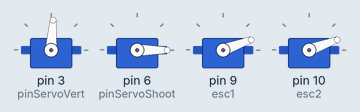
Simulated run of this sketch. Board: Arduino Uno, built with avr-gcc and run on an emulated ATmega328P. Shown: 4 × servo.

Above: at 3.05 s.
At 5.25 s:
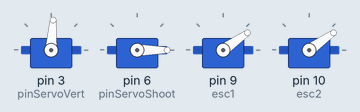
At 7.5 s:
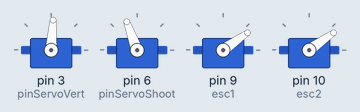
At 9.0 s:
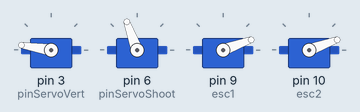
At 12.0 s:
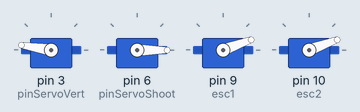
Timing chart, 0 to 14.7 s (numbered marks = the images above):
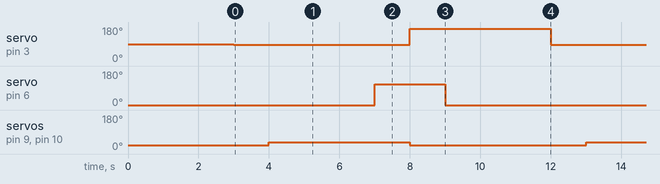

Measured:
- by itself, servo on pin 3 (pinServoVert): alternates 171° for 4.0 s and 86° for 5.0 s
- by itself, servo on pin 6 (pinServoShoot): alternates 110° for 2.0 s and 0° for 7.0 s
- by itself, servo on pin 9 (esc1), servo on pin 10 (esc2): alternates 35° for 4.0 s and 20° for 5.0 s

The sketch:

test_lanceur_arduino.ino
```cpp
#include <Servo.h>

//Constantes de la vitesse et de l'angle pour le lancer à effectuer selon la position
const double SPEED = 4.82;  // m/s
const double OFFSETSPEED = 0.0; // Ajustement de la vitesse provenant des algorithme -> en microSeconds
const double VERTANGLE = 59.265;  // angle in degrees 61 is max height, 0 is lowest

int pinServoVert = 3;
int pinServoShoot = 6;

Servo servoVert; //Servo pour modifier l'angle de tir
Servo esc1;  // Moteur droite vue du tireur (vers la cible)
Servo esc2;  // Moteur gauche vue du tireur (vers la cible)
Servo shooter; //Servo pour pousser la balle vers les moteurs (pour tirer)

void setup()
{
  // put your setup code here, to run once:
  servoVert.attach(pinServoVert,900,2100); //Nombres = MIN et MAX du PWM (micro secondes) pour le serbo
  shooter.attach(pinServoShoot,1500,2000);
  esc1.attach(9); // Moteur droite attaché en PWM à la pin #9
  esc2.attach(10); // Moteur droite attaché en PWM à la pin #9
  esc1.writeMicroseconds(750); // Valeur minimal en micro secondes (PWM) à appliquer au moteur pour le bon fonctionnement
  esc2.writeMicroseconds(750); // Valeur minimal en micro secondes (PWM) à appliquer au moteur pour le bon fonctionnement
  shooter.writeMicroseconds(1500); // Position de base (bandé vers le ciel)
  delay(3000); // Permet aux moteurs de s'initialiser (valeur à optimiser)
  shooter.detach(); // Désalimente le shaft bandé du servo pour pousser la balle / évite de rentrer en conflit avec le servo de l'angle

}

//Fonction permettant d'adapter la vitesse en m/s pour une consigne aux moteurs en micro secondes
double linSpeedToMicroSeconds(double vSpeed)
{
 // y = 5*x + 885
 const double pente = 5.0;
 double microSeconds = (vSpeed * pente) + (885 + OFFSETSPEED);
 return microSeconds;
}

//Fonction permettant d'adapter l'angle voulue et celle réelle pour le servo
double convertAngle(double pAngle)
{
   // y = -1.4367*x + 171.61
  double pente = -1.4367;
  double correctedAngle = pAngle * (pente) + 171.61;
  double microSeconds = map (correctedAngle, 0,180,900,2100);
  return microSeconds;
}

//Envoi la commande au servo de se position à l'angle voulue
void raiseLauncher(double pAngle)
{
  servoVert.writeMicroseconds(convertAngle(pAngle));
}

////Envoi la commande aux servos des moteurs de se mettre à la vitesse voulue
void activateLaunchWheels(double linearSpeed)
{
  double rotSpeed = linSpeedToMicroSeconds(linearSpeed); //Appel la fonction d'adaptation
  esc1.writeMicroseconds(rotSpeed);
  esc2.writeMicroseconds(rotSpeed);
}

//Permet de pousser la balle
void shootLauch()
{
  shooter.attach(pinServoShoot,1500,2000); //Alimente le servo
  delay(1000);
  shooter.writeMicroseconds(1805); // 1805 -> position débandée du pousseux
  delay(1000);
}

//Remet en position pour être prêt à recevoir une balle
void shootReturn()
{
  shooter.writeMicroseconds(1500); //Position bandée du pousseux
  delay(1000);
  shooter.detach(); //Désalimente le servo
}

void loop()
{
  // put your main code here, to run repeatedly:
    raiseLauncher(VERTANGLE);
    delay(1000);
    activateLaunchWheels(SPEED);
    delay(2000);
    shootLauch();
    esc1.writeMicroseconds(750); //Pour arrêter les moteurs
    esc2.writeMicroseconds(750);
    raiseLauncher(0); //Descends le lanceur
    delay(1000);
    shootReturn();
    delay(2000);
}
```
